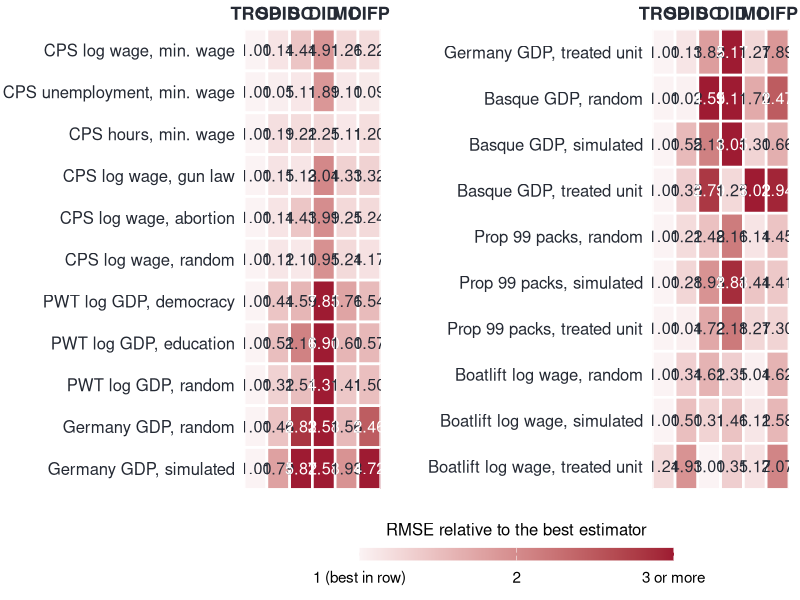

Here is the R script that generated this plot:
#!/usr/bin/env Rscript
# trop_rmse_2026.R -- Lecture 6 "TROP against the Alternatives": heatmap of Table 1 in
# Athey, Imbens, Qu, and Viviano (2026, Journal of Applied Econometrics): out-of-sample
# RMSE of six estimators in 21 semi-synthetic designs (10 treated units, 10 post-treatment
# periods), each divided by the smallest RMSE in its row. Values typed in from the
# published table on 2026-09-20. Run from this folder:
#   Rscript trop_rmse_2026.R   -> trop_rmse_2026.pdf  (12 x 5.2 in, full slide width)
suppressPackageStartupMessages(library(ggplot2))

rows <- c(
  "CPS log wage, min. wage", "CPS unemployment, min. wage", "CPS hours, min. wage",
  "CPS log wage, gun law", "CPS log wage, abortion", "CPS log wage, random",
  "PWT log GDP, democracy", "PWT log GDP, education", "PWT log GDP, random",
  "Germany GDP, random", "Germany GDP, simulated", "Germany GDP, treated unit",
  "Basque GDP, random", "Basque GDP, simulated", "Basque GDP, treated unit",
  "Prop 99 packs, random", "Prop 99 packs, simulated", "Prop 99 packs, treated unit",
  "Boatlift log wage, random", "Boatlift log wage, simulated", "Boatlift log wage, treated unit")
vals <- matrix(c(
  1.00, 1.14, 1.44, 1.91, 1.26, 1.22,
  1.00, 1.05, 1.11, 1.89, 1.10, 1.09,
  1.00, 1.19, 1.22, 1.25, 1.11, 1.20,
  1.00, 1.15, 1.13, 2.04, 1.33, 1.32,
  1.00, 1.14, 1.43, 1.99, 1.25, 1.24,
  1.00, 1.12, 1.10, 1.95, 1.24, 1.17,
  1.00, 1.44, 1.59, 7.85, 1.76, 1.54,
  1.00, 1.51, 2.10, 6.90, 1.60, 1.57,
  1.00, 1.32, 1.51, 4.31, 1.41, 1.50,
  1.00, 1.46, 2.82, 3.58, 1.56, 2.46,
  1.00, 1.79, 5.82, 7.58, 1.93, 4.72,
  1.00, 1.13, 1.82, 5.17, 1.27, 1.89,
  1.00, 1.02, 4.55, 9.11, 1.70, 2.47,
  1.00, 1.55, 2.11, 3.05, 1.30, 1.66,
  1.00, 1.35, 2.79, 1.25, 3.02, 2.94,
  1.00, 1.22, 1.48, 2.16, 1.14, 1.45,
  1.00, 1.28, 1.93, 2.88, 1.44, 1.41,
  1.00, 1.04, 1.72, 2.18, 1.27, 1.30,
  1.00, 1.34, 1.62, 1.35, 1.04, 1.62,
  1.00, 1.50, 1.31, 1.46, 1.12, 1.58,
  1.24, 1.93, 1.00, 1.35, 1.17, 2.07), ncol = 6, byrow = TRUE)
est <- c("TROP", "SDID", "SC", "DID", "MC", "DIFP")

df <- data.frame(design = rep(rows, times = 6),
                 estimator = factor(rep(est, each = length(rows)), levels = est),
                 ratio = as.vector(vals))
df$block  <- factor(ifelse(match(df$design, rows) <= 11, "designs 1-11", "designs 12-21"),
                    levels = c("designs 1-11", "designs 12-21"))
df$design <- factor(df$design, levels = rev(rows))     # first row of the table on top
df$fill   <- pmin(df$ratio, 3)                          # one hue, light -> dark, capped at 3x
df$label  <- sprintf("%.2f", df$ratio)
df$dark   <- df$ratio >= 2.2                            # white text on the darkest cells

p <- ggplot(df, aes(estimator, design, fill = fill)) +
  geom_tile(colour = "white", linewidth = 0.9) +
  geom_text(aes(label = label, colour = dark), size = 4.1) +
  scale_colour_manual(values = c(`FALSE` = "#252A34", `TRUE` = "white"), guide = "none") +
  scale_fill_gradient(low = "#FBF3F4", high = "#9E1B32", limits = c(1, 3),
                      breaks = c(1, 2, 3), labels = c("1 (best in row)", "2", "3 or more"),
                      name = "RMSE relative to the best estimator") +
  guides(fill = guide_colourbar(title.position = "top", title.hjust = 0.5)) +
  facet_wrap(~ block, ncol = 2, scales = "free_y") +
  scale_x_discrete(position = "top", expand = c(0, 0)) +
  scale_y_discrete(expand = c(0, 0)) +
  labs(x = NULL, y = NULL) +
  theme_minimal(base_size = 15) +
  theme(panel.grid = element_blank(), strip.text = element_blank(),
        axis.text.x = element_text(face = "bold", size = 13, colour = "#252A34"),
        axis.text.y = element_text(size = 12, colour = "#252A34", hjust = 1),
        legend.position = "bottom", legend.key.width = unit(1.6, "cm"),
        legend.key.height = unit(0.32, "cm"),
        legend.title = element_text(size = 12), legend.text = element_text(size = 11),
        panel.spacing.x = unit(1.2, "cm"), plot.margin = margin(2, 8, 2, 2))
ggsave("trop_rmse_2026.pdf", p, width = 12, height = 5.2)
cat("trop_rmse_2026.pdf written\n")
